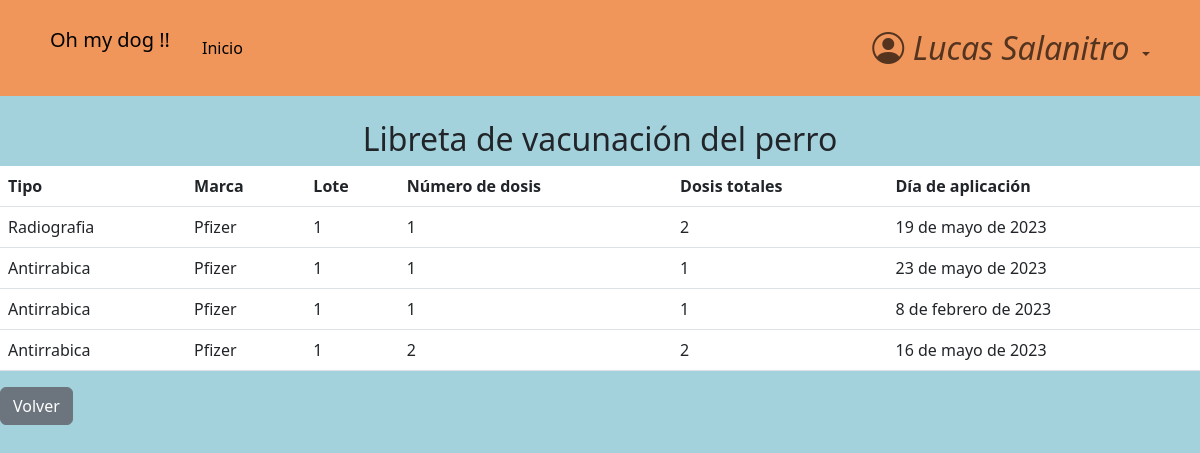
/dogs/vaccinations/3/1/ (signed in), run on the app's committed database.
### accounts/models.py (models this page shows, shortened)
class CustomUser(AbstractBaseUser, PermissionsMixin):
    email =                     models.EmailField(verbose_name="email", unique=True)    #.foreignKey ??
    name =                      models.CharField(max_length=25)   #slug es texto corto
    surname =                   models.CharField(max_length=30, blank=True, null=True)
    address =                   models.CharField(max_length=30, blank=True, null=True)
    telephone =                 models.SlugField(max_length=12, blank=True, null=True)
    is_active =                 models.BooleanField(default=True)
    is_staff =                  models.BooleanField(default=False)
    is_admin =                  models.BooleanField(default=False)
    last_login =                models.DateTimeField(verbose_name="last login", default=datetime.datetime.now)
    is_veterinario =            models.BooleanField(default=False)
    USERNAME_FIELD = "email"    #variable por la cual se ingresa, dice username pero seria como 'campo que representa el inicio de sesion'
    REQUIRED_FIELDS = ['name',]    #no permite registros si no tiene estos campos completos
    objects = CustomUserManager()
    def __str__(self):
        return self.name + ' ' + str(self.surname or '')

### dogs/models.py (models this page shows)
class Vaccination(models.Model):
    class Type(models.TextChoices):
        antirrabica = "Antirrabica"
        antimoquillo = "Antimoquillo"
    dog = models.ForeignKey(
        Dog,
        blank = True,
        on_delete=models.CASCADE,
        null=True,
    )
    type = models.CharField(
        choices=Type.choices,
        max_length=20,
        null=True,
        blank=True,
    )
    brand = models.CharField(
        max_length=20,
        blank=True,
        null=True
    )
    lot = models.CharField(
        max_length=15,
        blank=True,
        null=True
    )
    dosis_number = models.PositiveIntegerField(
        null=True,
    )
    total_dosis = models.PositiveIntegerField(
        null=True,
    )
    date_of_application = models.DateField(
        null=True,
        blank=True,
    )

### dogs/views.py (the view)
# urls.py: path('vaccinations/<client_id>/<dog_id>/', views.vaccinations_list, name="vaccinations"),
@ login_required
def vaccinations_list(request, dog_id, client_id):
    actual_dog = Dog.objects.get(pk=dog_id)
    vaccinations = actual_dog.vaccination_set.all()
    context = {
        'client_id': client_id,
        'dog_id': actual_dog.id,
        'vaccinations': vaccinations,
    }
    return render(request, 'vaccinations_list.html', context)

### dogs/templates/vaccinations_list.html
{% extends 'base.html' %}
{% block content %}
<main>
<br>
    <h2 class="text-center">Libreta de vacunación del perro</h2>
                {% if vaccinations.exists %}
                  <table class="table table-hover">
                      <thead>
                          <tr>
                              <th>Tipo</th>
                              <th>Marca</th>
                              <th>Lote</th>
                              <th>Número de dosis</th>
                              <th>Dosis totales</th>
                              <th>Día de aplicación</th>
                          </tr>
                      </thead>
                      <tbody>
                          {% for vaccination in vaccinations %}
                                <tr>
                                    <td>{{ vaccination.type }}</td>
                                    <td>{{ vaccination.brand }}</td>
                                    <td>{{ vaccination.lot }}</td>
                                    <td>{{ vaccination.dosis_number }}</td>
                                    <td>{{ vaccination.total_dosis }}</td>
                                    <td>{{ vaccination.date_of_application }}</td>
                                </tr>
                          {% endfor %}
                        </tbody>
                    </table>
                {% else %}
                    <tr>
                        El perro aun no fue vacunado
                    </tr>
                {% endif %}
        <div>
            <a href="{% url 'dog_profile' user_owner_id=client_id dog_id=dog_id %}" class="btn btn-secondary">Volver</a>
        </div>
</main>
{% endblock  %}

### pages/templates/base.html (shortened to what this page needs)
<!DOCTYPE html>
<html>
{% load static %}
<head>
    {% block css %}
        <link rel="stylesheet" href="https://cdn.jsdelivr.net/npm/bootstrap-icons@1.10.5/font/bootstrap-icons.css">
    <link href="https://cdn.jsdelivr.net/npm/bootstrap@5.3.0-alpha3/dist/css/bootstrap.min.css" rel="stylesheet">
    <link rel="stylesheet" href="{% static 'css/styles.css' %}">
    {% endblock css %}
</head>
<body>
    <header>
            <nav class="navbar navbar-expand-lg header-ar">
                <div class="container">
                    <p class="navbar-brand header__marca p-2">Oh my dog !!</p>
                    <div class="collapse navbar-collapse show " id="navbarBasic">
                        <ul class="navbar-nav me-auto mb-2 mb-lg-0">
                            <li class="nav-item">
                                <a class="nav-link active" aria-current="page" href="{% url 'home' %}">Inicio</a>
                            </li>
                            {% if user.is_authenticated %}
                                </ul>
                                    <ul class="navbar-nav mb-2 mb-lg-0 ">
                                        <li class="nav-item dropdown">
                                            <a class="nav-link dropdown-toggle icono-user role="button" data-bs-toggle="dropdown" aria-expanded="False">
                                                {% if user.is_veterinario %}
                                                    <i class="bi bi-person-circle">
                                                        Veterinario
                                                    </i>
                                                {% else %}
                                                    <i class="bi bi-person-circle">
                                                        {{ user }}
                                                    </i>
                                                {% endif %}
                                            </a>
                                        </li>
                                    </ul>
                        {% endif %}
                </div>
            </div>
        </nav>
    </header>
{% block content %}
{% endblock content %}
</body>
</html>

### pages/static/css/styles.css (style rules this page uses)
html { box-sizing: border-box; font-size: 16px; scroll-behavior: smooth; }
body { margin: 0; padding: 0; overflow-x: hidden; background-color: #a4d2dc; }
a { text-decoration: none; }
.icono-user i { font-size: 2rem; }
.header-ar { background-color: #f0965b; padding: 1rem; }

### data on the page
CustomUser: name+surname "Lucas Salanitro"
Vaccination: type "Radiografia", brand "Pfizer", lot "1", dosis_number "1", total_dosis "2", date_of_application "19 de mayo de 2023"
Vaccination: type "Antirrabica", brand "Pfizer", lot "1", dosis_number "1", total_dosis "1", date_of_application "23 de mayo de 2023"
Vaccination: type "Antirrabica", brand "Pfizer", lot "1", dosis_number "1", total_dosis "1", date_of_application "8 de febrero de 2023"
Vaccination: type "Antirrabica", brand "Pfizer", lot "1", dosis_number "2", total_dosis "2", date_of_application "16 de mayo de 2023"
